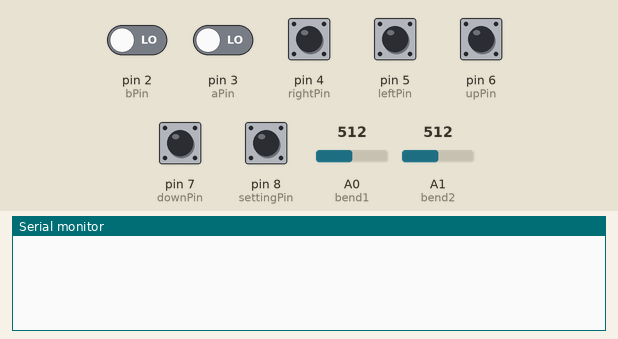
This sketch was run on a simulated Arduino Leonardo, built with avr-gcc and run on an emulated ATmega32U4. On the bench: the last lines printed to the serial monitor. Inputs (shaded band) come from the test bench; at power-on: pin 2 (bPin), pin 3 (aPin), pin 4 (rightPin), pin 5 (leftPin), pin 6 (upPin), pin 7 (downPin), pin 8 (settingPin) LOW, A0 (bend1) = 512, A1 (bend2) = 512. USB keyboard and mouse output is not drawn.

Above: at 1.2 s.
1.3 s: A0 (bend1) set to 716
At 2.4 s:
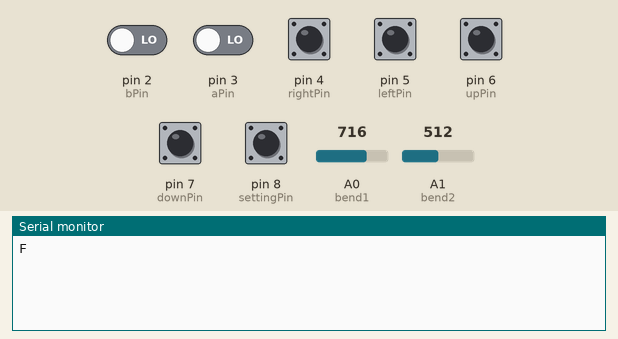
2.8 s: A1 (bend2) set to 716
At 3.6 s:
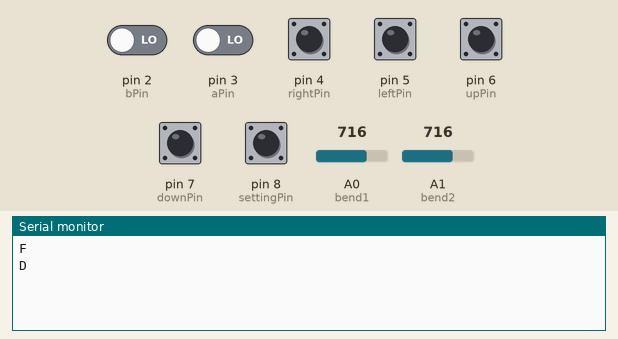
4.3 s: pin 4 (rightPin) pulled HIGH for 0.15 s
At 4.7 s:
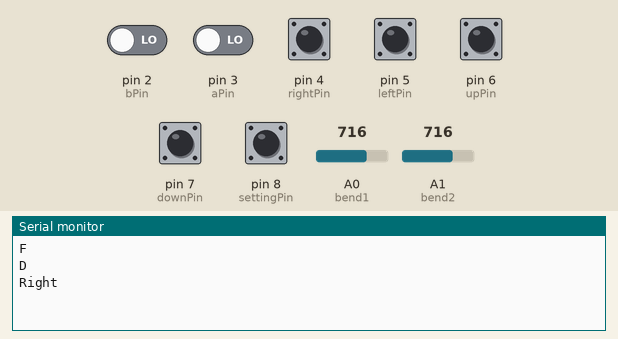
5.9 s: pin 5 (leftPin) pulled HIGH for 0.15 s
At 7.1 s:
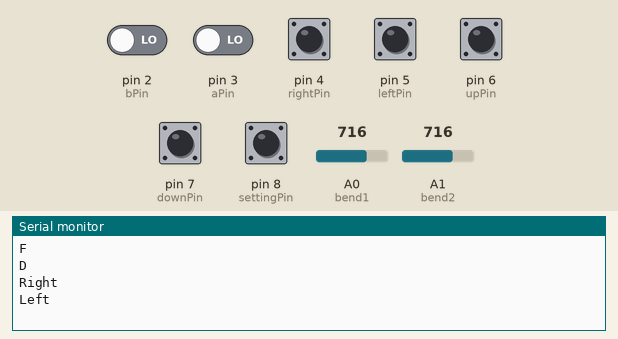
7.5 s: pin 6 (upPin) pulled HIGH for 0.15 s
At 8.4 s:
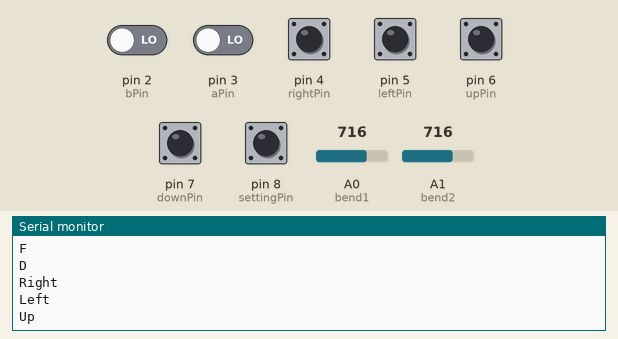
9.1 s: pin 7 (downPin) pulled HIGH for 0.15 s
At 9.6 s:
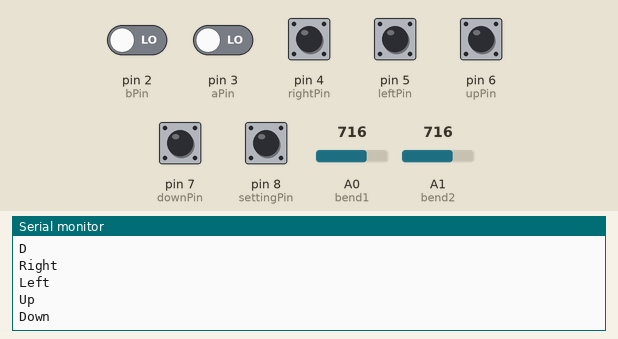

The sketch:

bendtroller_input.ino
```cpp
#include <Keyboard.h>

// constants - pin mappings and bend vars
const int bPin = 2;
const int aPin = 3;
const int rightPin = 4;
const int leftPin = 5;
const int downPin = 7;
const int upPin = 6;
const int settingPin = 8;
const int bend1 = 0; //left
const int bend2 = 1; // right
const int threshold = 80;
int bend1Init = analogRead(bend1);
int bend2Init = analogRead(bend2);

//flags for pressed/triggered states
int settingPressed = 0;
int upPressed = 0;
int downPressed = 0;
int leftPressed = 0;
int rightPressed = 0;
int aPressed = 0;
int bPressed = 0;
int bend1Neutral = 0;
int bend2Neutral = 0;


// variables will change:
int settingState = 0;
int upState = 0;
int downState = 0;
int leftState = 0;
int rightState = 0;
int aState = 0;
int bState = 0;
int bend1Analog = 0;
int bend2Analog = 0;
int bend1State = 0;
int bend2State = 0;
int controllerBendState = 0;

void setup() {
  // initialize the LED pin as an output:
  Serial.begin(9600);

  // initialize the pushbutton pin as an input:
  pinMode(settingPin, INPUT);
  pinMode(upPin, INPUT);
  pinMode(downPin, INPUT);
  pinMode(leftPin, INPUT);
  pinMode(rightPin, INPUT);
  pinMode(aPin, INPUT);
  pinMode(bPin, INPUT);
  //keyboard input
  Keyboard.begin();
  int bend1Init = analogRead(bend1);
  int bend2Init = analogRead(bend2);

}
void loop() {

  // set inital bend (needs to be in loop)
  if(!bend1Init && !bend2Init)
  {
    delay(100);
    bend1Init = analogRead(bend1);
    bend2Init = analogRead(bend2);
  }
  // read the state of the pushbutton value:
  settingState = digitalRead(settingPin);
  upState = digitalRead(upPin);
  downState = digitalRead(downPin);
  leftState = digitalRead(leftPin);
  rightState = digitalRead(rightPin);
  aState = digitalRead(aPin);
  bState = digitalRead(bPin);
  bend1Analog = analogRead(bend1); //left
  bend2Analog = analogRead(bend2); //right

  // check if the pushbutton is pressed.
  // if it is, the buttonState is HIGH:
  if (settingState == HIGH) {
    if (!settingPressed)
    {
      settingPressed = 1;
      Serial.println("Recalibrated");
      bend1Init = analogRead(bend1);
      bend2Init = analogRead(bend2);
    }
  }
  else if(settingState == LOW)
  {
    settingPressed = 0;
  }

  if (upState == HIGH) {
    if(!upPressed)
    {
      upPressed = 1;
      Serial.println("Up");
      Keyboard.press(KEY_UP_ARROW);
    }
  }
  else if(upState == LOW)
  {
    Keyboard.release(KEY_UP_ARROW);
    upPressed = 0;
  }

  if (downState == HIGH) {
    if(!downPressed)
    {
      downPressed = 1;
      Keyboard.press(KEY_DOWN_ARROW);
      Serial.println("Down");
    }
  }
  else if (downState == LOW)
  {
    Keyboard.release(KEY_DOWN_ARROW);
    downPressed = 0;
  }

  if (leftState == HIGH) {
    if(!leftPressed)
    {
      leftPressed = 1;
      Keyboard.press(KEY_LEFT_ARROW);
      Serial.println("Left");
    }
  }
  else if(leftState == LOW)
  {
    Keyboard.release(KEY_LEFT_ARROW);
    leftPressed = 0;
  }

  if (rightState == HIGH) {
    if(!rightPressed)
    {
      rightPressed = 1;
      Keyboard.press(KEY_RIGHT_ARROW);
      Serial.println("Right");
    }
  }
  else if(rightState == LOW)
  {
    Keyboard.release(KEY_RIGHT_ARROW);
    rightPressed = 0;
  }

  //uncomment for use of A and B
  /*
  if (aState == HIGH) {
    if(!aPressed)
    {
      aPressed = 1;
      Keyboard.press('D');
      Serial.println("A");
    }
  }
  else if (aState == LOW)
  {
    Keyboard.release('D');
    aPressed = 0;
  }

  if (bState == HIGH) {
    if (!bPressed)
    {
      bPressed = 1;
      Keyboard.press('F');
      Serial.println("B");
    }
  }
  else if(bState == LOW)
  {
    Keyboard.release('F');
    bPressed = 0;
  }
  */

  //setting flags for bend / twist
  //bend 1 flags
  if((bend1Analog <= (bend1Init + threshold)) && (bend1Analog >= (bend1Init - threshold)))
  {
    if(!bend1Neutral)
    {
      bend1Neutral = 1;
      bend1State = 0;
      //Keyboard.release('F');
      //Keyboard.release('D');
    }
  }
  else if(!((bend1Analog <= (bend1Init + threshold)) && (bend1Analog >= (bend1Init - threshold))))
  {
    if(bend1Neutral == 1)
    {
      bend1Neutral = 0;
    }

    if(bend1Analog <= (bend1Init + threshold))
    {
      bend1Neutral = 0;
      bend1State = -1;
    }
    else if(bend1Analog >= (bend1Init - threshold))
    {
      bend1Neutral = 0;
      bend1State = 1;
    }
  }

  //bend 2 flags
  if((bend2Analog <= (bend2Init + threshold)) && (bend2Analog >= (bend2Init - threshold)))
  {
    if(!bend2Neutral)
    {
      bend2Neutral = 1;
      bend2State = 0;
      //Keyboard.release('F');
      //Keyboard.release('D');
    }
  }
  else if(!((bend2Analog <= (bend2Init + threshold)) && (bend2Analog >= (bend2Init - threshold))))
  {
    if(bend2Neutral == 1)
    {
      bend2Neutral = 0;
    }

    if(bend2Analog <= (bend2Init + threshold))
    {
      bend2Neutral = 0;
      bend2State = -1;
    }
    else if(bend2Analog >= (bend2Init - threshold))
    {
      bend2Neutral = 0;
      bend2State = 1;
    }
  }

  //triggers based on flags
  //bends
  if(bend1State == 1 && bend2State == 1)
  {
    if(controllerBendState != 1)
    {
      controllerBendState = 1;
      Keyboard.press('D');
      Serial.println('D');
    }
  }
  if(bend1State == 0 && bend2State == 0)
  {
    if(controllerBendState!=0)
    {
      controllerBendState = 0;
      Keyboard.release('D');
      Keyboard.release('F');
      Serial.println("release");
    }
  }
  if(bend1State == -1 && bend2State == -1)
  {
    if(controllerBendState!=-1)
    {
      controllerBendState = -1;
      Keyboard.press('F');
      Serial.println('F');
    }
  }

  //twists
  if((bend1State == -1 && bend2State == 1) || (bend1State == 0 && bend2State == 1))
  {
    if(controllerBendState!=1)
    {
      controllerBendState = 1;
      Keyboard.press('D');
      Serial.println('D');
    }
  }
  if((bend1State == 1 && bend2State == -1) || (bend1State == 1 && bend2State == 0))
  {
    if(controllerBendState!=-1)
    {
      controllerBendState = -1;
      Keyboard.press('F');
      Serial.println('F');
    }
  }
  //Serial.println(bend1State);

  //Serial.println("LEFT: "+String(bend1State)+", Right: " + String(bend2State));
  //Serial.println("LEFT: "+String(bend1Analog)+", Right: " + String(bend2Analog));

}
```

Measured:
- after the input at 1.3 s, the serial monitor: prints a new line at once (image 1)
- after the input at 2.8 s, the serial monitor: prints a new line at once (image 2)
- after the input at 4.3 s, the serial monitor: prints a new line at once (image 3)
- after the input at 5.9 s, the serial monitor: prints a new line at once (image 4)
- after the input at 7.5 s, the serial monitor: prints a new line at once (image 5)
- after the input at 9.1 s, the serial monitor: prints a new line at once (image 6)
